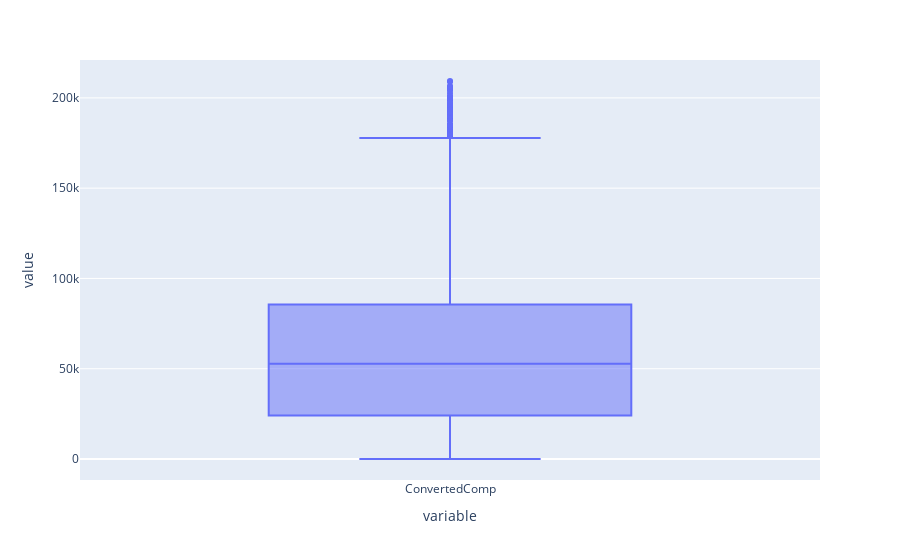

The notebook cell this image was saved under:
### Markdown cell above
Create a new dataframe by removing the outliers from the `ConvertedComp` column.

### Code cell
# your code goes here
df_clean=pd.DataFrame(df_clean)   # Pandas may decide to reduce a 1-row data frame to a Series, therefore we turn it to a dataframe

df_clean2 = df_clean[~((df_clean<lower_bound) | (df_clean>upper_bound)).any(axis=1)]

fig = px.box(df_clean2)

fig.show()

### Figure 1 — Plotly figure (JSON) as saved in the notebook; plotly's stock layout.template omitted (floating-point values rounded to 4 significant figures; data arrays with more than 128 entries replaced by an {"elided": "..."} marker saying what was removed)
{"data": [{"alignmentgroup": "True", "hovertemplate": "variable=%{x}<br>value=%{y}<extra></extra>", "legendgroup": "", "marker": {"color": "#636efa"}, "name": "", "notched": false, "offsetgroup": "", "orientation": "v", "showlegend": false, "type": "box", "x": {"elided": "9703 str values"}, "x0": " ", "xaxis": "x", "y": {"elided": "9703 int values"}, "y0": " ", "yaxis": "y"}], "layout": {"autosize": true, "boxmode": "group", "legend": {"tracegroupgap": 0}, "margin": {"t": 60}, "xaxis": {"anchor": "y", "autorange": true, "domain": [0, 1], "range": [-0.5, 0.5], "title": {"text": "variable"}, "type": "category"}, "yaxis": {"anchor": "x", "autorange": true, "domain": [0, 1], "range": [-11630.0, 221000.0], "title": {"text": "value"}, "type": "linear"}}}
